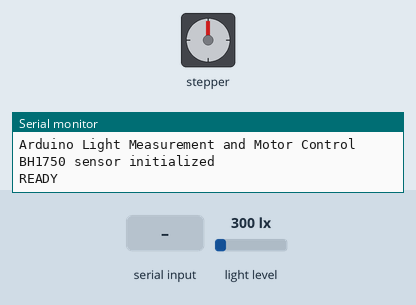
A sketch run on a simulated Arduino Uno, built with avr-gcc and run on an emulated ATmega328P. Parts: stepper motor, the last lines printed to the serial monitor. Inputs (shaded band) come from the test bench; at power-on: light level 300 lx. Stepper angles assume 100 steps per turn.

Above: at 1.0 s.
1.1 s: "RUN\n" received over Serial
At 2.0 s:
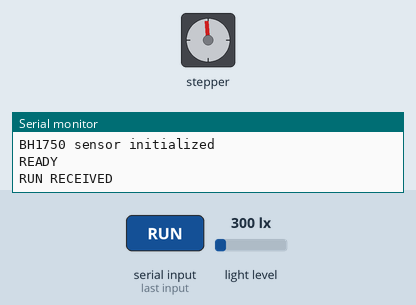
4.1 s: light level set to 40 lx
At 7.0 s:
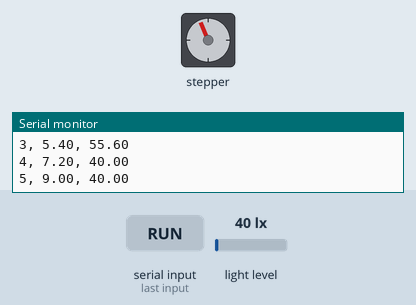
7.1 s: light level set to 500 lx
At 14.8 s:
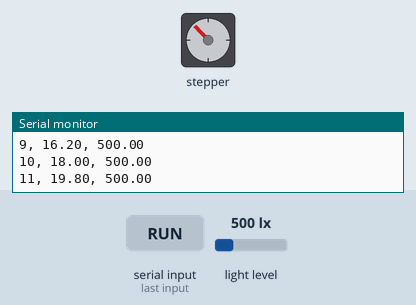
Timing chart, 0 to 22.4 s (numbered marks = the images above; inputs shaded):
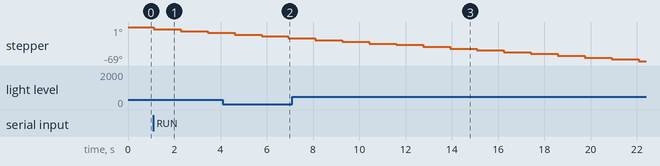

The sketch:

Final_arduino.ino
```cpp
#include <Stepper.h>
#include <BH1750.h>
#include <Wire.h>

// Stepper Motor Settings
const int stepsPerRevolution = 100; // Number of steps per revolution for your motor
const float stepAngle = 180.0 / stepsPerRevolution; // Degrees per step
Stepper myStepper(stepsPerRevolution, 8, 9, 10, 11); // Motor pins

// Light Sensor Settings
BH1750 lightMeter;

// Measurement Settings
const int numMeasurements = 50; // Number of light readings per step
const int stepDelayMs = 510;    // Delay after each step (ms)
const int measureDelayMs = 10;  // Delay between light readings (ms)

// Variables
float currentAngle = 0.0;

void setup() {
  // Initialize Serial communication
  Serial.begin(9600);
  Serial.println("Arduino Light Measurement and Motor Control");

  // Initialize I2C and BH1750
  Wire.begin();
  if (!lightMeter.begin()) {
    Serial.println("Error initializing BH1750 sensor");
    while (1); // Halt execution if sensor initialization fails
  }
  Serial.println("BH1750 sensor initialized");

  // Initialize Stepper motor
  myStepper.setSpeed(5); // Set motor speed (RPM)

  // Notify MATLAB that Arduino is ready
  Serial.println("READY");

  // Wait for "RUN" command from MATLAB
  while (true) {
    if (Serial.available()) {
      String command = Serial.readStringUntil('\n');
      command.trim();
      if (command == "RUN") {
        Serial.println("RUN RECEIVED");
        break; // Exit loop and proceed
      }
    }
    delay(100); // Avoid busy-waiting
  }
}

void loop() {
  for (int stepCount = 0; stepCount < stepsPerRevolution; ++stepCount) {
    // Move one step
    myStepper.step(-1);
    currentAngle += stepAngle;

    delay(stepDelayMs); // Wait for motor to stabilize

    // Take multiple light readings and calculate average
    float lightSum = 0.0;
    for (int i = 0; i < numMeasurements; ++i) {
      lightSum += lightMeter.readLightLevel();
      delay(measureDelayMs);
    }
    float lightAverage = lightSum / numMeasurements;

    // Send data to Serial
    Serial.print(stepCount + 1); // Step number
    Serial.print(", ");
    Serial.print(currentAngle, 2); // Angle in degrees
    Serial.print(", ");
    Serial.println(lightAverage, 2); // Average light in lx
  }

  // Return to the initial position
  myStepper.step(stepsPerRevolution);
  Serial.println("Measurement complete.");
  while (true) {
    delay(1000); // Halt execution
  }
}
```
